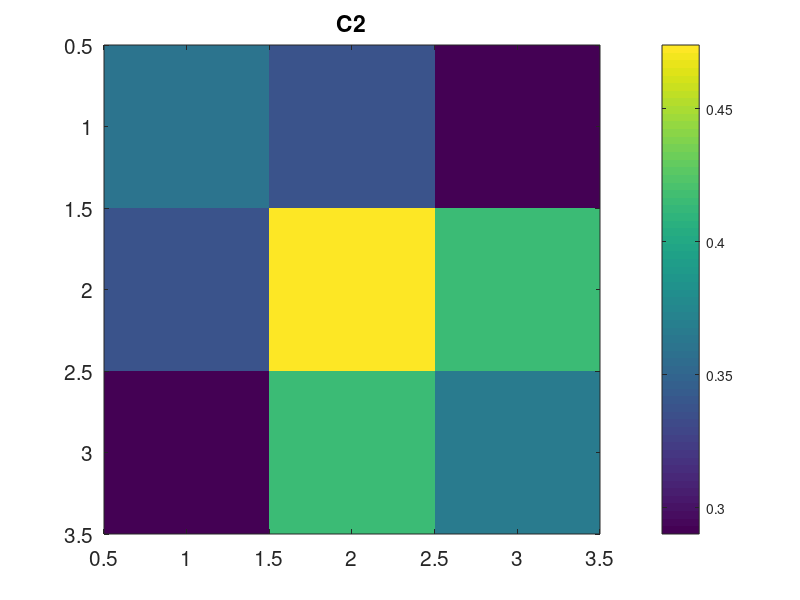

The MATLAB script that drew this image: (Note: this script raises an error after producing the figure.)
clear all
close all
clc
%% 1
load Q1
iteration=50000;
fig=400;
%%
Dim=size(C4);
C444=C4;
C44=reshape(C4,Dim(1)*Dim(2),Dim(3)*Dim(4));

figure('units','normalized','outerposition',[0 0 1 1])
imagesc(abs(C2)),colorbar
set(gca,'FontSize',15);
title('C2');
[fig]=Vangjush_Save_Images(fig);

figure('units','normalized','outerposition',[0 0 1 1])
imagesc(abs(C44)),colorbar
set(gca,'FontSize',15);
title('C4');
[fig]=Vangjush_Save_Images(fig);
%%
% Rearrange the vetors into NxMxK suitable for the CPD_ALS
C2=reshape(C2,1,size(C2,1),size(C2,2));
[A2,B2,C2]=Vangjush_CPD_ALS(C2,2,iteration);

C4=reshape(C4,size(C4,1),size(C4,2),size(C4,3)*size(C4,4));
[A4,B4,C4]=Vangjush_CPD_ALS(C4,2,iteration);
%%
figure('units','normalized','outerposition',[0 0 1 1])
imagesc(abs(A4)),colorbar
set(gca,'FontSize',15);
title('A');
[fig]=Vangjush_Save_Images(fig);

figure('units','normalized','outerposition',[0 0 1 1])
imagesc(abs(B4)),colorbar
set(gca,'FontSize',15);
title('B');
[fig]=Vangjush_Save_Images(fig);

figure('units','normalized','outerposition',[0 0 1 1])
imagesc(abs(C4)),colorbar
set(gca,'FontSize',15);
title('C');
[fig]=Vangjush_Save_Images(fig);
%%
figure('units','normalized','outerposition',[0 0 1 1])
imagesc(abs(A2)),colorbar
set(gca,'FontSize',15);
title('B');
[fig]=Vangjush_Save_Images(fig);

figure('units','normalized','outerposition',[0 0 1 1])
imagesc(abs(B2)),colorbar
set(gca,'FontSize',15);
title('B');
[fig]=Vangjush_Save_Images(fig);

figure('units','normalized','outerposition',[0 0 1 1])
imagesc(abs(C2)),colorbar
set(gca,'FontSize',15);
title('C');
[fig]=Vangjush_Save_Images(fig);
%%
%  Using tensorlab
rankC2=rankest(C2);
rankC4=rankest(C4);

[CPD_C2,output1]=cpd(C2,rankC2);
[CPD_C4,output2]=cpd(C444,rankC4);

for i=1:2
    figure('units','normalized','outerposition',[0 0 1 1])
    imagesc(abs(CPD_C2{i})),colorbar
    set(gca,'FontSize',15);
    t=strcat('C2-U',num2str(i));
    title(t)
    [fig]=Vangjush_Save_Images(fig);
end


for i=1:4
    figure('units','normalized','outerposition',[0 0 1 1])
    imagesc(abs(CPD_C4{i})),colorbar
    set(gca,'FontSize',15);
    t=strcat('C4-U',num2str(i));
    title(t)
    [fig]=Vangjush_Save_Images(fig);
end

